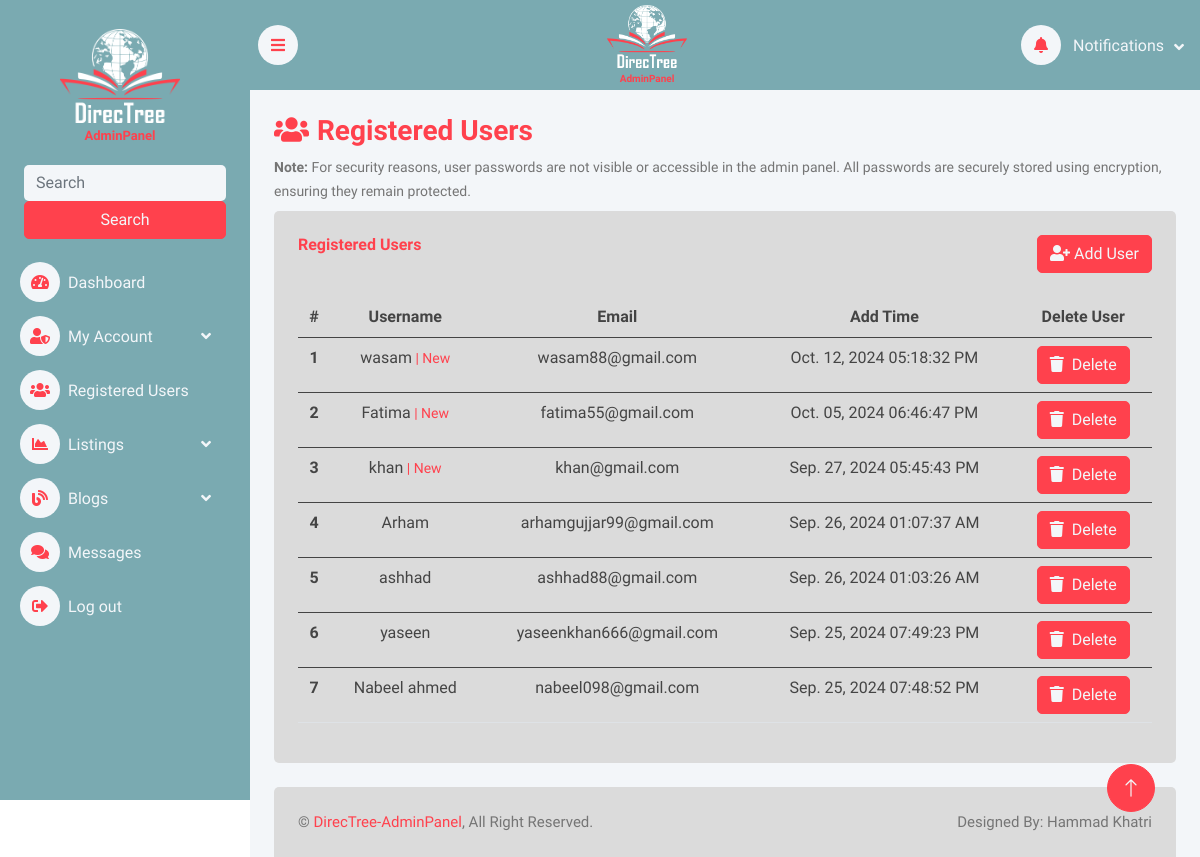
Screenshot of /admin/registered_users.php (signed in) with the database file from the repository.
### tables this page shows
CREATE TABLE `users` (
  `id` int(11) NOT NULL,
  `username` varchar(250) NOT NULL,
  `email` varchar(250) NOT NULL,
  `password` varchar(250) NOT NULL,
  `add-time` datetime NOT NULL DEFAULT current_timestamp()
);

### admin/registered_users.php (the view, shortened to what this page needs)
<!DOCTYPE html>
<html lang="en">
<head>
    <link href="https://cdnjs.cloudflare.com/ajax/libs/font-awesome/5.10.0/css/all.min.css" rel="stylesheet">
    <link href="https://cdn.jsdelivr.net/npm/bootstrap-icons@1.4.1/font/bootstrap-icons.css" rel="stylesheet">
    <link href="lib/owlcarousel/assets/owl.carousel.min.css" rel="stylesheet">
    <link href="lib/tempusdominus/css/tempusdominus-bootstrap-4.min.css" rel="stylesheet" />
    <link href="css/bootstrap.min.css" rel="stylesheet">
    <link href="css/style.css" rel="stylesheet">
</head>
<body>
    <div class="container-xxl position-relative bg-white d-flex p-0">
        <?php
        include 'partials/_sidebar.php';
        ?>
        <div class="content">
            <?php
            include 'partials/_nav.php';
            ?>
            <div class="container-fluid pt-4 px-4">
                <h3><i class="fas fa-users me-2"></i>Registered Users</h3>
                <small class="note"><b>Note:</b> For security reasons, user passwords are not visible or accessible in
                    the admin panel. All passwords are securely stored using encryption, ensuring they remain
                    protected.
                </small>
                <div class="row g-4 pt-2">
                    <div class="col-12">
                        <div class="bg-light rounded h-100 p-4">
                            <h6 class="mb-4">Registered Users
                                <a href="add_user.php" class="d-flex justify-content-end" style="margin-top: -20px;">
                                    <button class="add-btn" type="button">
                                        <i class="fa fa-user-plus"></i> Add User</button>
                                </a>
                            </h6>
                            <div class="table-responsive">
                                <table class="table container text-center">
                                    <thead>
                                        <tr>
                                            <th scope="col">#</th>
                                            <th scope="col">Username</th>
                                            <th scope="col">Email</th>
                                            <th scope="col">Add Time</th>
                                            <th scope="col">Delete User</th>
                                        </tr>
                                    </thead>
                                    <?php
                                    $sql = "SELECT * FROM `users` ORDER BY `id` DESC";
                                    $result = mysqli_query($conn, $sql);
                                    $count = 1;
                                    while ($row = mysqli_fetch_assoc($result)) {
                                        $timestamp = $row['add-time'];
                                        $date = new DateTime($timestamp);
                                        $formattedDate = $date->format('M. d, Y h:i:s A');
                                    ?>
                                        <tbody>
                                            <tr>
                                                <th scope="row"><?php echo $count; ?></th>
                                                <td><?php if ($count <= 3) {
                                                        echo $row['username'] .
                                                            '<small style="color:#ff414d;"> | New</small>';
                                                    } else {
                                                        echo $row['username'];
                                                    } ?></td>
                                                <td><?php echo $row['email']; ?></td>
                                                <td><?php echo $formattedDate; ?></td>
                                                <td><button class="add-btn" type="button"data-id="<?php echo $row['id']; ?>" data-bs-toggle="modal" data-bs-target="#deleteUser">
                                                            <i class="fa fa-trash me-1"></i> Delete</button></td>
                                            </tr>
                                        </tbody>
                                    <?php
                                        $count++;
                                    };
                                    ?>
                                </table>
                            </div>
                        </div>
                    </div>
                </div>
            </div>
            <?php
            include 'partials/_footer.php';
            ?>
        </div>
        <a href="#" class="btn btn-lg btn-primary btn-lg-square back-to-top"><i class="bi bi-arrow-up"></i></a>
    </div>
</body>
</html>

### admin/css/style.css (style rules this page uses)
:root { --primary: #ff414d; --light: #F3F6F9; --dark: #191C24; }
.back-to-top { position: fixed; display: none; right: 45px; bottom: 45px; z-index: 99; }
.btn { transition: .5s; }
.btn.btn-primary { color: #F3F6F9; }
.btn-lg-square { width: 48px; height: 48px; }
.btn-square, .btn-sm-square, .btn-lg-square { padding: 0; display: inline-flex; align-items: center; justify-content: center; font-weight: normal; border-radius: 50px; }
.content { margin-left: 250px ; min-height: 100vh ; background: #F3F6F9 ; transition: 0.5s ; }
.add-btn { display: inline-block; font-weight: 400; line-height: 1.5; color: #F3F6F9; text-align: center; vertical-align: middle; cursor: pointer; user-select: none; background-color: #ff414d; border: 1px solid #ff414d; padding: .375rem .75rem; font-size: 1rem; border-radius: 5px; transition: .3s ease-in-out; }
@media (min-width: 992px) { .content { width: calc(100% - 250px); } }

### rows the page displays
users: username "wasam", email "wasam88@gmail.com", value "Oct. 12, 2024 05:18:32 PM"
users: username "Fatima", email "fatima55@gmail.com", value "Oct. 05, 2024 06:46:47 PM"
users: username "khan", email "khan@gmail.com", value "Sep. 27, 2024 05:45:43 PM"
users: username "Arham", email "arhamgujjar99@gmail.com", value "Sep. 26, 2024 01:07:37 AM"
users: username "ashhad", email "ashhad88@gmail.com", value "Sep. 26, 2024 01:03:26 AM"
users: username "yaseen", email "yaseenkhan666@gmail.com", value "Sep. 25, 2024 07:49:23 PM"
users: username "Nabeel ahmed", email "nabeel098@gmail.com", value "Sep. 25, 2024 07:48:52 PM"
